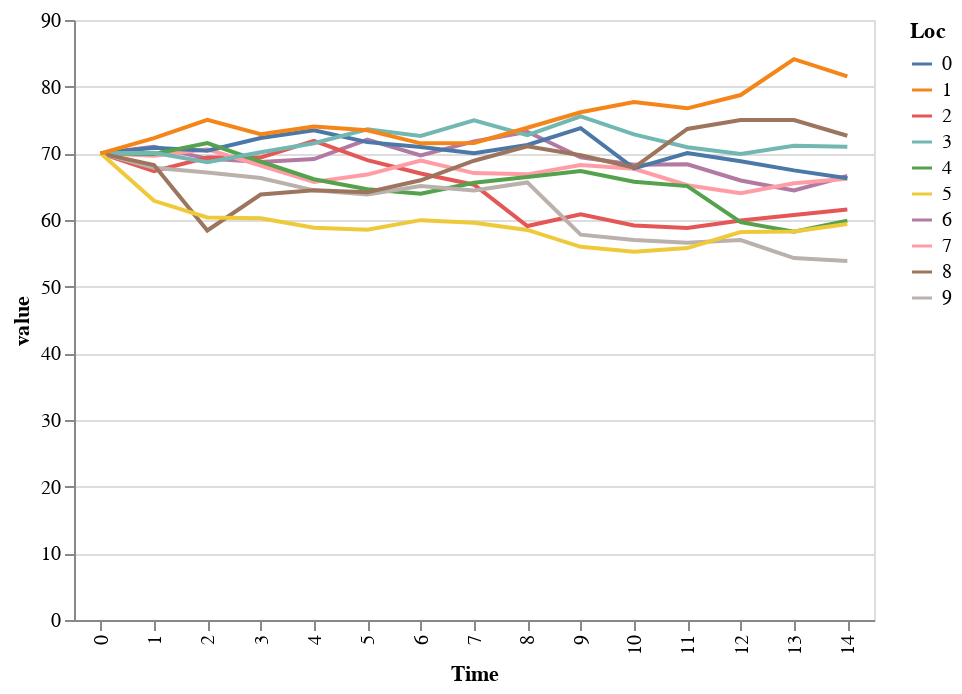

Here is the notebook cell this chart was saved with:
### Code cell
(alt.Chart(melted)
 .mark_line()
 .encode(x='Time:O',
         y='value:Q',
         color='Loc:N')
#.transform_timeunit(
#    time='hours(Time)')
).interactive()

### Figure 1 — Vega-Lite specification as saved in the notebook (floating-point values rounded to 4 significant figures; data arrays with more than 128 entries replaced by an {"elided": "..."} marker saying what was removed)
{"$schema": "https://vega.github.io/schema/vega-lite/v2.4.3.json", "config": {"view": {"height": 300, "width": 400}}, "data": {"values": {"elided": "150 records"}}, "encoding": {"color": {"field": "Loc", "type": "nominal"}, "x": {"field": "Time", "type": "ordinal"}, "y": {"field": "value", "type": "quantitative"}}, "mark": "line", "selection": {"selector007": {"bind": "scales", "encodings": ["x", "y"], "mark": {"fill": "#333", "fillOpacity": 0.125, "stroke": "white"}, "on": "[mousedown, window:mouseup] > window:mousemove!", "resolve": "global", "translate": "[mousedown, window:mouseup] > window:mousemove!", "type": "interval", "zoom": "wheel!"}}}
